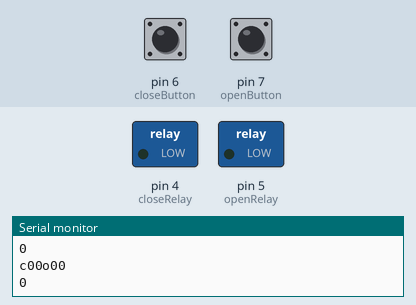
Recording of a sketch running on a simulated Arduino Uno, built with avr-gcc and run on an emulated ATmega328P. Shown: switched loads named in the sketch (green lamp = pin HIGH), the last lines printed to the serial monitor. The inputs (shaded band) are chosen by the test bench; at power-on: pin 7 (openButton) LOW, pin 6 (closeButton) LOW. WiFi joins after 1.5 s; servers stay silent unless stated; no MQTT or app messages arrive unless stated.

Above: at 12.7 s.
12.8 s: pin 7 (openButton) pulled HIGH for 1 s
At 14.1 s:
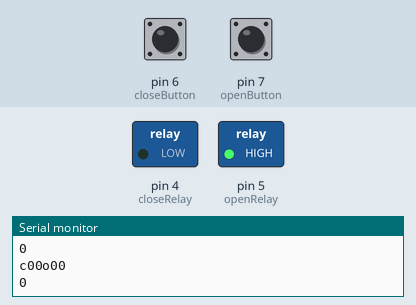
17.6 s: pin 6 (closeButton) pulled HIGH for 1 s
At 19.2 s:
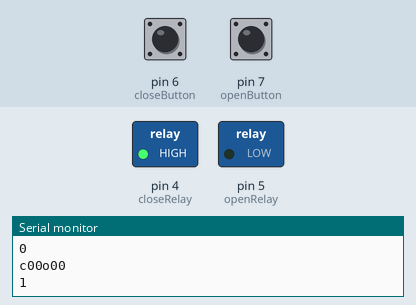
26.0 s: pin 7 (openButton) pulled HIGH for 3.2 s
At 27.8 s:
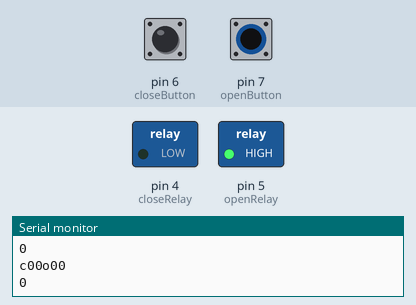
32.0 s: pin 6 (closeButton) pulled HIGH for 3.2 s
At 33.7 s:
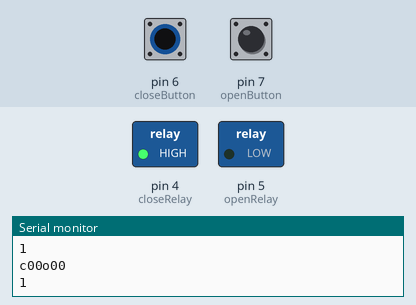
Timing chart, 0 to 38.1 s (numbered marks = the images above; inputs shaded):
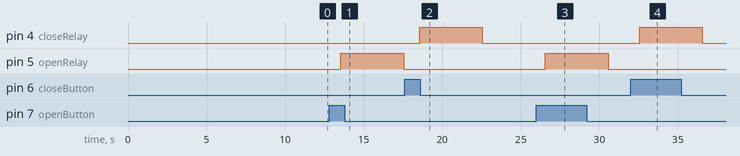

Measured:
- after the input at 12.8 s, pin 5 (openRelay): LOW → HIGH after 0.75 s, → LOW 4.0 s later
- after the input at 17.6 s, pin 4 (closeRelay): LOW → HIGH after 0.96 s, → LOW 4.0 s later
- after the input at 26.0 s, pin 5 (openRelay): LOW → HIGH after 0.56 s, → LOW 4.0 s later
- after the input at 32.0 s, pin 4 (closeRelay): LOW → HIGH after 0.56 s, → LOW 4.0 s later

The sketch:

Control_Devices.ino
```cpp
#include <SPI.h>
#include <Ethernet.h>
#include <PubSubClient.h>
#include <ArduinoJson.h>

//Arduino variables
const int openDelay = 4000; //time it takes to fully extend actuator
const int closeDelay = 4000;//time it takes to fully retract actuator
const int openRelay = 5;
const int openLed = 9;
const int closeRelay = 4;
const int closeLed = 8;
const int openButton = 7;
const int closeButton = 6;
boolean windowOpen = false;

//MAC and IP address
byte mac[]= {  0xAA, 0xBB, 0xCC, 0x00, 0xAB, 0xCD};
IPAddress ip(192, 168, 1, 33);

//server URL
const char* server = "test.mosquitto.org";

//creates ethernet client handled by PubSub
EthernetClient ethClient;
PubSubClient mqttClient(ethClient);

//receive data and decode and parse JSON data
void callback(char* topic, byte* payload, unsigned int length) {

  char str[length+1];
  Serial.print("Message arrived [");
  Serial.print(topic);
  Serial.print("] ");

  int i=0;
  for (i=0;i<length;i++) {
    Serial.print((char)payload[i]);
    str[i]=(char)payload[i];
  }
  str[i] = 0; // Null termination

  StaticJsonDocument<256> doc;
  deserializeJson(doc,payload);
  //deserializeJson(doc,str); can use str instead of payload if it doesnt work

  //reads data and writes into variables which can be used
  String type = doc["type"];
  int val = doc["val"];

  Serial.println("type =");
  Serial.println(type);
  Serial.print(val);


  //Check if operating command
  if(type == "op"){

    //extend actuator if val is 100 & publish
    if(val == 100){
      if (!windowOpen){
        digitalWrite(openRelay, HIGH);
        digitalWrite(openLed, HIGH);
        delay(openDelay);
        digitalWrite(openRelay, LOW);
        digitalWrite(openLed, LOW);
        Serial.print("Actuator Opened");
        windowOpen = true;
      }
      boolean rc = mqttClient.publish("status/devices/1234", "100");
    }

    //retract actuator if val is 0 & publish
    else if(val == 0){
      if(windowOpen){
        digitalWrite(closeRelay, HIGH);
        digitalWrite(closeLed, HIGH);
        delay(closeDelay);
        digitalWrite(closeRelay, LOW);
        digitalWrite(closeLed, LOW);
        Serial.print("Actuator Closed");
        windowOpen = false;
      }
      boolean rc = mqttClient.publish("status/devices/1234", "0");
    }
  }
}

void setup()
{
  Serial.begin(9600);

  Serial.println("connecting");
  if(Ethernet.begin(mac) == 0){
    Ethernet.begin(mac, ip);
  }
  delay(10000); // Allow the hardware to sort itself out
  Serial.println(Ethernet.localIP());

  mqttClient.setServer(server, 1883);
  mqttClient.setCallback(callback);


  while(!mqttClient.connected()){
  if (mqttClient.connect("arduino-1234")) {
    // connection succeeded
    Serial.println("Connected ");
    boolean r= mqttClient.subscribe("devices/1234");
    Serial.println("subscribed");
    Serial.println(r);
  }
  else {
    Serial.println("Connection failed ");
    Serial.println(mqttClient.state());

  }
  }

  //Pin Modes
  pinMode(openRelay, OUTPUT);
  pinMode(closeRelay, OUTPUT);
  pinMode(openButton, INPUT);
  pinMode(closeButton, INPUT);
}

void loop(){
  //read values from buttons
  boolean openButtonVal = digitalRead(openButton);
  boolean closeButtonVal = digitalRead(closeButton);
  boolean closeRelayVal = digitalRead(closeRelay);
  boolean openRelayVal = digitalRead(openRelay);

  //button overrides
  if(openButtonVal == HIGH){
    if(!windowOpen){
        digitalWrite(openRelay, HIGH);
        digitalWrite(openLed, HIGH);
        delay(openDelay);
        digitalWrite(openRelay, LOW);
        digitalWrite(openLed, LOW);
        boolean rc = mqttClient.publish("status/devices/1234", "100");
        windowOpen = true;
    }
  }

  if(closeButtonVal == HIGH){
    if(windowOpen){
      digitalWrite(closeRelay, HIGH);
      digitalWrite(closeLed, HIGH);
      delay(closeDelay);
      digitalWrite(closeRelay, LOW);
      digitalWrite(closeLed, LOW);
      boolean rc = mqttClient.publish("status/devices/1234", "0");
      windowOpen = false;
    }
  }

  //check server for messages on subscribed topic
  mqttClient.subscribe("devices/1234");
  mqttClient.loop();

  digitalWrite(closeRelay, 0);
  Serial.print('c');
  Serial.print(digitalRead(closeRelay));
  Serial.print(digitalRead(closeButton));
  Serial.print('o');
  Serial.print(digitalRead(openRelay));
  Serial.println(digitalRead(openButton));
  Serial.println(windowOpen);

  delay(1000); //does not override the system
}
```
